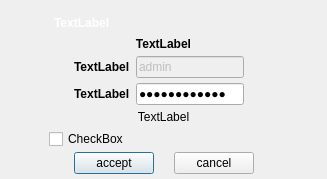
<?xml version="1.0" encoding="UTF-8"?>
<ui version="4.0">
 <class>Dialog</class>
 <widget class="QDialog" name="Dialog">
  <property name="geometry">
   <rect>
    <x>0</x>
    <y>0</y>
    <width>327</width>
    <height>179</height>
   </rect>
  </property>
  <property name="windowTitle">
   <string>Dialog</string>
  </property>
  <layout class="QVBoxLayout" name="verticalLayout">
   <property name="margin">
    <number>0</number>
   </property>
   <item>
    <widget class="QFrame" name="iframe">
     <property name="frameShape">
      <enum>QFrame::NoFrame</enum>
     </property>
     <property name="frameShadow">
      <enum>QFrame::Plain</enum>
     </property>
     <layout class="QVBoxLayout" name="verticalLayout_5">
      <property name="spacing">
       <number>3</number>
      </property>
      <property name="topMargin">
       <number>14</number>
      </property>
      <property name="bottomMargin">
       <number>5</number>
      </property>
      <item>
       <widget class="QFrame" name="frame">
        <property name="sizePolicy">
         <sizepolicy hsizetype="Preferred" vsizetype="Fixed">
          <horstretch>0</horstretch>
          <verstretch>0</verstretch>
         </sizepolicy>
        </property>
        <property name="frameShape">
         <enum>QFrame::NoFrame</enum>
        </property>
        <property name="frameShadow">
         <enum>QFrame::Plain</enum>
        </property>
        <layout class="QHBoxLayout" name="horizontalLayout">
         <property name="spacing">
          <number>0</number>
         </property>
         <property name="margin">
          <number>0</number>
         </property>
         <item>
          <spacer name="horizontalSpacer_5">
           <property name="orientation">
            <enum>Qt::Horizontal</enum>
           </property>
           <property name="sizeType">
            <enum>QSizePolicy::Fixed</enum>
           </property>
           <property name="sizeHint" stdset="0">
            <size>
             <width>45</width>
             <height>18</height>
            </size>
           </property>
          </spacer>
         </item>
         <item>
          <widget class="QLabel" name="lab_title">
           <property name="styleSheet">
            <string notr="true">color: rgb(255, 255, 255);font:bold;</string>
           </property>
           <property name="text">
            <string>TextLabel</string>
           </property>
           <property name="alignment">
            <set>Qt::AlignLeading|Qt::AlignLeft|Qt::AlignVCenter</set>
           </property>
          </widget>
         </item>
        </layout>
       </widget>
      </item>
      <item>
       <widget class="QLabel" name="lab_smmodel">
        <property name="styleSheet">
         <string notr="true">font:bold;</string>
        </property>
        <property name="text">
         <string>TextLabel</string>
        </property>
        <property name="alignment">
         <set>Qt::AlignCenter</set>
        </property>
        <property name="margin">
         <number>5</number>
        </property>
       </widget>
      </item>
      <item>
       <widget class="QFrame" name="frame_3">
        <property name="frameShape">
         <enum>QFrame::NoFrame</enum>
        </property>
        <property name="frameShadow">
         <enum>QFrame::Plain</enum>
        </property>
        <layout class="QHBoxLayout" name="horizontalLayout_4">
         <property name="topMargin">
          <number>0</number>
         </property>
         <property name="bottomMargin">
          <number>0</number>
         </property>
         <item>
          <spacer name="horizontalSpacer_4">
           <property name="orientation">
            <enum>Qt::Horizontal</enum>
           </property>
           <property name="sizeType">
            <enum>QSizePolicy::Expanding</enum>
           </property>
           <property name="sizeHint" stdset="0">
            <size>
             <width>50</width>
             <height>20</height>
            </size>
           </property>
          </spacer>
         </item>
         <item>
          <widget class="QFrame" name="frame_2">
           <property name="frameShape">
            <enum>QFrame::NoFrame</enum>
           </property>
           <property name="frameShadow">
            <enum>QFrame::Plain</enum>
           </property>
           <layout class="QVBoxLayout" name="verticalLayout_4">
            <property name="margin">
             <number>0</number>
            </property>
            <item>
             <layout class="QHBoxLayout" name="horizontalLayout_3">
              <item>
               <layout class="QVBoxLayout" name="verticalLayout_2">
                <property name="spacing">
                 <number>5</number>
                </property>
                <item>
                 <widget class="QLabel" name="lab_usr">
                  <property name="styleSheet">
                   <string notr="true">font:bold;</string>
                  </property>
                  <property name="text">
                   <string>TextLabel</string>
                  </property>
                 </widget>
                </item>
                <item>
                 <widget class="QLabel" name="lab_pwd">
                  <property name="styleSheet">
                   <string notr="true">font:bold;</string>
                  </property>
                  <property name="text">
                   <string>TextLabel</string>
                  </property>
                 </widget>
                </item>
               </layout>
              </item>
              <item>
               <layout class="QVBoxLayout" name="verticalLayout_3">
                <property name="spacing">
                 <number>5</number>
                </property>
                <item>
                 <widget class="QLineEdit" name="edt_usr">
                  <property name="enabled">
                   <bool>false</bool>
                  </property>
                  <property name="focusPolicy">
                   <enum>Qt::NoFocus</enum>
                  </property>
                  <property name="text">
                   <string>admin</string>
                  </property>
                 </widget>
                </item>
                <item>
                 <widget class="QLineEdit" name="edt_pwd">
                  <property name="text">
                   <string>siteviewtest</string>
                  </property>
                  <property name="echoMode">
                   <enum>QLineEdit::PasswordEchoOnEdit</enum>
                  </property>
                 </widget>
                </item>
               </layout>
              </item>
              <item>
               <spacer name="horizontalSpacer_3">
                <property name="orientation">
                 <enum>Qt::Horizontal</enum>
                </property>
                <property name="sizeHint" stdset="0">
                 <size>
                  <width>10</width>
                  <height>20</height>
                 </size>
                </property>
               </spacer>
              </item>
             </layout>
            </item>
           </layout>
          </widget>
         </item>
         <item>
          <spacer name="horizontalSpacer_6">
           <property name="orientation">
            <enum>Qt::Horizontal</enum>
           </property>
           <property name="sizeType">
            <enum>QSizePolicy::Expanding</enum>
           </property>
           <property name="sizeHint" stdset="0">
            <size>
             <width>40</width>
             <height>20</height>
            </size>
           </property>
          </spacer>
         </item>
        </layout>
       </widget>
      </item>
      <item>
       <widget class="QLabel" name="lab_default">
        <property name="text">
         <string>TextLabel</string>
        </property>
        <property name="alignment">
         <set>Qt::AlignCenter</set>
        </property>
       </widget>
      </item>
      <item>
       <layout class="QHBoxLayout" name="horizontalLayout_5">
        <item>
         <spacer name="horizontalSpacer_7">
          <property name="orientation">
           <enum>Qt::Horizontal</enum>
          </property>
          <property name="sizeType">
           <enum>QSizePolicy::Fixed</enum>
          </property>
          <property name="sizeHint" stdset="0">
           <size>
            <width>40</width>
            <height>20</height>
           </size>
          </property>
         </spacer>
        </item>
        <item>
         <widget class="QCheckBox" name="chk_remember">
          <property name="text">
           <string>CheckBox</string>
          </property>
         </widget>
        </item>
       </layout>
      </item>
      <item>
       <layout class="QHBoxLayout" name="horizontalLayout_2">
        <property name="spacing">
         <number>20</number>
        </property>
        <item>
         <spacer name="horizontalSpacer">
          <property name="orientation">
           <enum>Qt::Horizontal</enum>
          </property>
          <property name="sizeHint" stdset="0">
           <size>
            <width>40</width>
            <height>20</height>
           </size>
          </property>
         </spacer>
        </item>
        <item>
         <widget class="QPushButton" name="but_accept">
          <property name="text">
           <string>accept</string>
          </property>
         </widget>
        </item>
        <item>
         <widget class="QPushButton" name="but_cancel">
          <property name="text">
           <string>cancel</string>
          </property>
         </widget>
        </item>
        <item>
         <spacer name="horizontalSpacer_2">
          <property name="orientation">
           <enum>Qt::Horizontal</enum>
          </property>
          <property name="sizeHint" stdset="0">
           <size>
            <width>40</width>
            <height>20</height>
           </size>
          </property>
         </spacer>
        </item>
       </layout>
      </item>
     </layout>
    </widget>
   </item>
  </layout>
 </widget>
 <tabstops>
  <tabstop>edt_pwd</tabstop>
  <tabstop>chk_remember</tabstop>
  <tabstop>but_accept</tabstop>
  <tabstop>but_cancel</tabstop>
  <tabstop>edt_usr</tabstop>
 </tabstops>
 <resources/>
 <connections>
  <connection>
   <sender>but_accept</sender>
   <signal>clicked()</signal>
   <receiver>Dialog</receiver>
   <slot>accept()</slot>
   <hints>
    <hint type="sourcelabel">
     <x>80</x>
     <y>151</y>
    </hint>
    <hint type="destinationlabel">
     <x>0</x>
     <y>110</y>
    </hint>
   </hints>
  </connection>
  <connection>
   <sender>but_cancel</sender>
   <signal>clicked()</signal>
   <receiver>Dialog</receiver>
   <slot>reject()</slot>
   <hints>
    <hint type="sourcelabel">
     <x>190</x>
     <y>151</y>
    </hint>
    <hint type="destinationlabel">
     <x>273</x>
     <y>155</y>
    </hint>
   </hints>
  </connection>
  <connection>
   <sender>edt_pwd</sender>
   <signal>returnPressed()</signal>
   <receiver>but_accept</receiver>
   <slot>click()</slot>
   <hints>
    <hint type="sourcelabel">
     <x>175</x>
     <y>83</y>
    </hint>
    <hint type="destinationlabel">
     <x>95</x>
     <y>150</y>
    </hint>
   </hints>
  </connection>
 </connections>
</ui>
